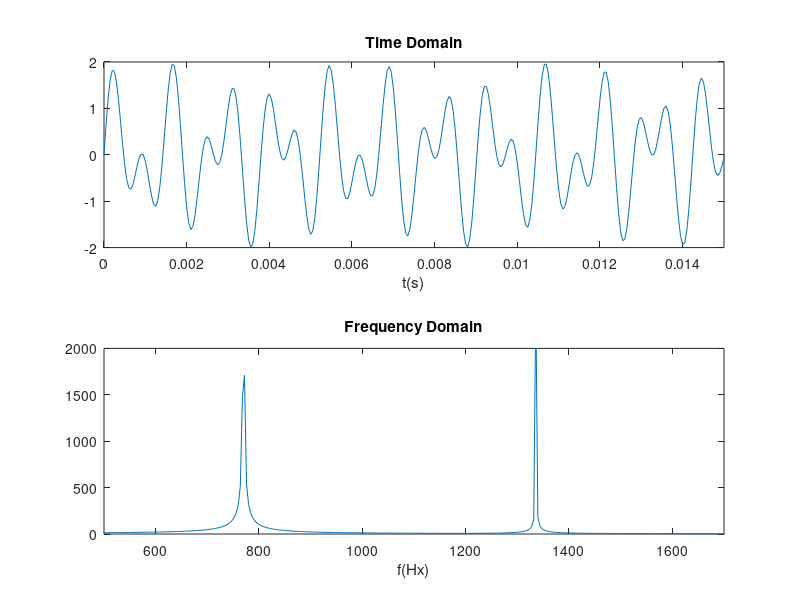

MATLAB code for this plot:
clc;
clear;
nbits = 8;                           % bits of data used per sample
Fs = 20000;                          % sampling frequency, 20000 samples per second
t = 0:1/Fs:0.25;                     % time vector starts at '0' increments by 1/2000 until .25
result = input('Press a Key: ','s'); % take every user input as a character

row = [697 770 852 941];             % row frequency values
col = [1209 1336 1477];              % column frequency values
switch result
    case '#'
            x1 = sin(2*pi*row(4)*t);
            x2 = sin(2*pi*col(3)*t);
            x = x1 + x2;
            sound(x,Fs,nbits);
            X = abs(fft(x));
            L = length(X);
            f = (0:L-1)*(Fs/L);

            subplot(2, 1, 1); plot(t,x); title('Time Domain');
            axis([0 0.015, -2 2]); xlabel('t(s)');
            subplot(2, 1, 2); plot(f,X); title('Frequency Domain');
            axis([500 1700 0 2500]); xlabel('f(Hx)');
    case '*'
            y1 = sin(2*pi*row(4)*t);
            y2 = sin(2*pi*col(1)*t);
            y = y1 + y2;
            sound(y,Fs,nbits);
            Y = abs(fft(y));
            L = length(Y);
            f = (0:L-1)*(Fs/L);

            subplot(2, 1, 1); plot(t,y); title('Title Domain');
            axis([0 0.015, -2 2]); xlabel('t(s)');
            subplot(2, 1, 2); plot(f,Y); title('Frequency Domain');
            axis([500 1700 0 2000]); xlabel('f(Hx)');
            
   
            
            
    case '0'
            z1 = sin(2*pi*row(4)*t);
            z2 = sin(2*pi*col(2)*t);
            z = z1 + z2;
            sound(z,Fs,nbits);
            Z = abs(fft(z));
            L = length(Z);
            f = (0:L-1)*(Fs/L);

            subplot(2, 1, 1); plot(t,z); title('Title Domain');
            axis([0 0.015, -2 2]); xlabel('t(s)');
            subplot(2, 1, 2); plot(f,Z); title('Frequency Domain');
            axis([500 1700 0 2000]); xlabel('f(Hx)');  
    case '1'
            u1 = sin(2*pi*row(1)*t);
            u2 = sin(2*pi*col(1)*t);
            u = u1 + u2;
            sound(u,Fs,nbits);
            U = abs(fft(u));
            L = length(U);
            f = (0:L-1)*(Fs/L);

            subplot(2, 1, 1); plot(t,u); title('Time Domain');
            axis([0 0.015, -2 2]); xlabel('t(s)');
            subplot(2, 1, 2); plot(f,U); title('Frequency Domain');
            axis([500 1700 0 2000]); xlabel('f(Hx)'); 
   case '2'
            v1 = sin(2*pi*row(1)*t);
            v2 = sin(2*pi*col(2)*t);
            v = v1 + v2;
            sound(v,Fs,nbits);
            V = abs(fft(v));
            L = length(V);
            f = (0:L-1)*(Fs/L);

            subplot(2, 1, 1); plot(t,v); title('Time Domain');
            axis([0 0.015, -2 2]); xlabel('t(s)');
            subplot(2, 1, 2); plot(f,V); title('Frequency Domain');
            axis([500 1700 0 2000]); xlabel('f(Hx)'); 
   case '3'
            w1 = sin(2*pi*row(1)*t);
            w2 = sin(2*pi*col(3)*t);
            w = w1 + w2;
            sound(w,Fs,nbits);
            W = abs(fft(w));
            L = length(W);
            f = (0:L-1)*(Fs/L);

            subplot(2, 1, 1); plot(t,w); title('Time Domain');
            axis([0 0.015, -2 2]); xlabel('t(s)');
            subplot(2, 1, 2); plot(f,W); title('Frequency Domain');
            axis([500 1700 0 2000]); xlabel('f(Hx)');
    case '4'
            a1 = sin(2*pi*row(2)*t);
            a2 = sin(2*pi*col(1)*t);
            a = a1 + a2;
            sound(a,Fs,nbits); 
            A = abs(fft(a));
            L = length(A);
            f = (0:L-1)*(Fs/L);

            subplot(2, 1, 1); plot(t,a); title('Time Domain');
            axis([0 0.015, -2 2]); xlabel('t(s)');
            subplot(2, 1, 2); plot(f,A); title('Frequency Domain');
            axis([500 1700 0 2000]); xlabel('f(Hx)');
    case '5'
            b1 = sin(2*pi*row(2)*t);
            b2 = sin(2*pi*col(2)*t);
            b = b1 + b2;
            sound(b,Fs,nbits);
            B = abs(fft(b));
            L = length(B);
            f = (0:L-1)*(Fs/L);

            subplot(2, 1, 1); plot(t,b); title('Time Domain');
            axis([0 0.015, -2 2]); xlabel('t(s)');
            subplot(2, 1, 2); plot(f,B); title('Frequency Domain');
            axis([500 1700 0 2000]); xlabel('f(Hx)');
    case '6'
            c1 = sin(2*pi*row(2)*t);
            c2 = sin(2*pi*col(3)*t);
            c = c1 + c2;
            sound(c,Fs,nbits);
            C = abs(fft(c));
            L = length(C);
            f = (0:L-1)*(Fs/L);

            subplot(2, 1, 1); plot(t,c); title('Time Domain');
            axis([0 0.015, -2 2]); xlabel('t(s)');

            subplot(2, 1, 2); plot(f,C); title('Frequency Domain');
            axis([500 1700 0 2000]); xlabel('f(Hx)');    
    case '7'
            i1 = sin(2*pi*row(3)*t);
            i2 = sin(2*pi*col(1)*t);
            i = i1 + i2;
            sound(i,Fs,nbits);
            I = abs(fft(i));
            L = length(I);
            f = (0:L-1)*(Fs/L);

            subplot(2, 1, 1); plot(t,i); title('Time Domain');
            axis([0 0.015, -2 2]); xlabel('t(s)');
            subplot(2, 1, 2); plot(f,I); title('Frequency Domain');
            axis([500 1700 0 2000]); xlabel('f(Hx)');  
    case '8'
            j1 = sin(2*pi*row(3)*t);
            j2 = sin(2*pi*col(2)*t);
            j = j1 + j2;
            sound(j,Fs,nbits);
            J = abs(fft(j));
            L = length(J);
            f = (0:L-1)*(Fs/L);

            subplot(2, 1, 1); plot(t,j); title('Time Domain'); 
            axis([0 0.015, -2 2]); xlabel('t(s)');
            subplot(2, 1, 2); plot(f,J); title('Frequency Domain');
            axis([500 1700 0 2000]); xlabel('f(Hx)');
    case '9'
            k1 = sin(2*pi*row(3)*t);
            k2 = sin(2*pi*col(3)*t);
            k = k1 + k2;
            sound(k,Fs,nbits);
            K = abs(fft(k));
            L = length(k);
            f = (0:L-1)*(Fs/L);

            subplot(2, 1, 1); plot(t,k); title('Time Domain');
            axis([0 0.015, -2 2]); xlabel('t(s)');
            subplot(2, 1, 2); plot(f,K); title('Frequency Domain');
            axis([500 1700, 0 2000 ]);xlabel('f(Hz)');
    otherwise
            error('Invalid Input');
end

 
